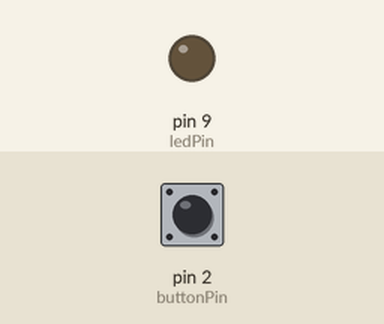
Simulated run of this sketch. Board: Arduino Uno, built with avr-gcc and run on an emulated ATmega328P. Shown: output pins drawn as LEDs (lit = HIGH). The inputs (shaded band) are chosen by the test bench; at power-on: pin 2 (buttonPin) LOW. What the sketch prints to the serial monitor is not drawn.

Above: at 1.2 s.
1.3 s: pin 2 (buttonPin) pulled HIGH for 1 s
At 3.5 s:
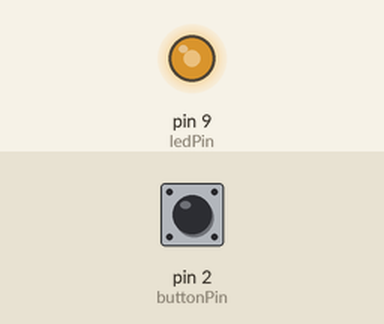
3.8 s: pin 2 (buttonPin) pulled HIGH for 0.15 s
At 4.8 s:
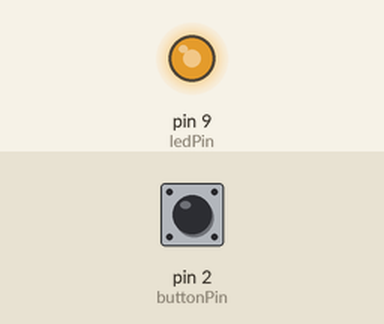
5.4 s: pin 2 (buttonPin) pulled HIGH for 0.15 s
At 6.0 s:
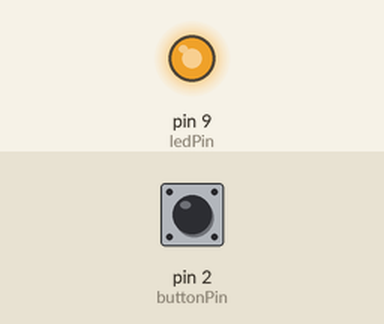
7.0 s: pin 2 (buttonPin) driven HIGH
10.0 s: pin 2 (buttonPin) driven LOW
At 11.2 s:
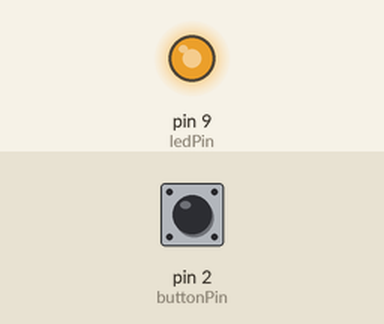
11.5 s: pin 2 (buttonPin) pulsed HIGH 2 times (0.12 s each, 0.3 s apart)
At 11.77 s:
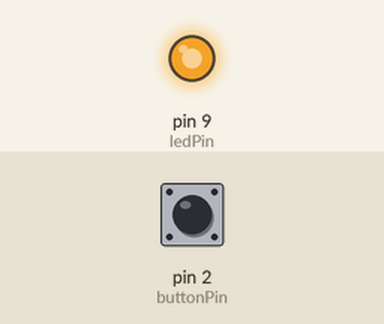
Timing chart, 0 to 14.5 s (numbered marks = the images above; inputs shaded):
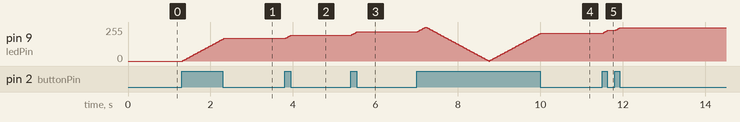

The sketch:

LEDfade.ino
```cpp
/*
 * Control LED brightness with a button
 * Credit: M-Toolbox - https://github.com/maryaammm
 */

const int ledPin = 9;           // LED pin (PWM)
const int buttonPin = 2;        // button pin
int brightness = 0;       // LED brightness, 0:On, 255:Off
int fadeAmount = 5;       // the change in brightness with each button press
int buttonState = 0;

// the setup routine runs once when you press reset:
void setup() {
  Serial.begin(9600);
  pinMode(ledPin, OUTPUT);
  pinMode(buttonPin, INPUT);
}

// the loop routine runs over and over again forever:
void loop() {
  // set the brightness of pin 9:
  analogWrite(ledPin, brightness);
  buttonState = digitalRead(buttonPin);
  if (buttonState){
    // change the brightness
    brightness = brightness + fadeAmount;
    // reverse the direction of change
    if (brightness <= 0 || brightness >= 255) {
      fadeAmount = -fadeAmount;
    }
    // send brightness to processing
    Serial.write(brightness);
    // wait for 30 milliseconds to see the dimming effect
    delay(30);
  }

}
```

Measured:
- after the input at 1.3 s, pin 9 (ledPin): moves from 0/255 to 170/255 over 0.99 s, starting at once
- after the input at 3.8 s, pin 9 (ledPin): 170/255 → 195/255 at once
- after the input at 5.4 s, pin 9 (ledPin): 195/255 → 220/255 at once
- after the input at 10.0 s, pin 9 (ledPin): goes on until 10.0 s, then stays 210/255
- after the input at 11.5 s, pin 9 (ledPin): 210/255 → 230/255 at once, → 250/255 0.30 s later
